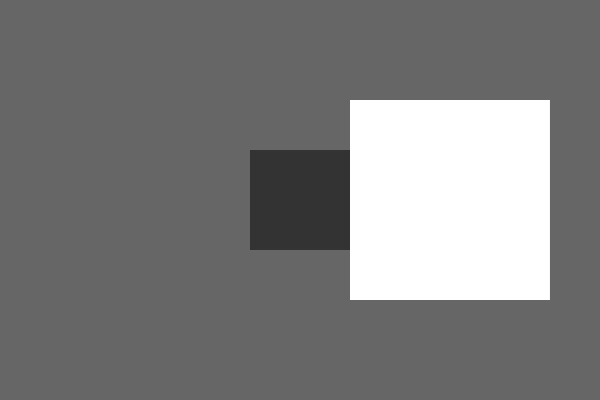
Frame 1 (no input)
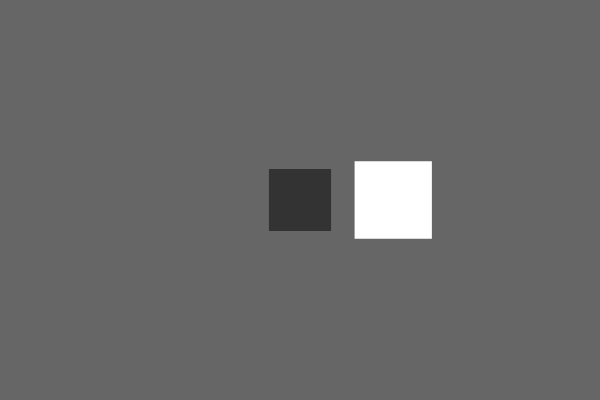
Frame 60 (no input)
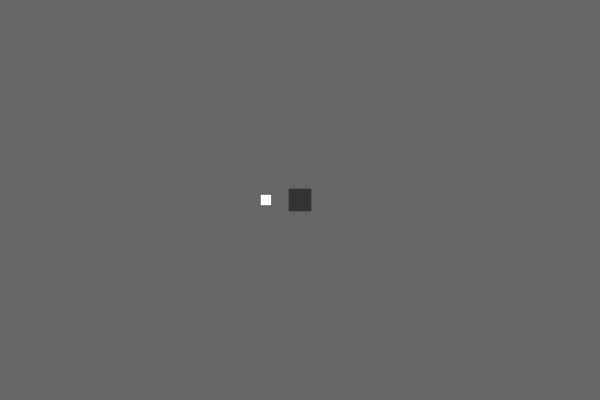
Frame 120 (the mouse pressed at the canvas centre since frame 60)

The p5.js sketch that drew these frames (run headless with seeded random() and noise() and a simulated clock; from frame 60 on, the mouse is pressed at the canvas centre):

// p5.js sketch
// ── sketch.js
/*
  Workshop: 
  "Learning Mathematics Through Programming 
  and Interactive Graphics with p5.js"
  by Juan Carlos Ponce Campuzano
  
  Meinjin Delta Brisbane, Australia, November 23-28, 2025
  Part II: Scaling Demo
*/

let a = 0.0;
let s = 0.0;

function setup() {
  createCanvas(600, 400);
  noStroke();
  // Dibuja todos los rectángulos desde su centro, en vez de
  // la esquina superior izquierda, que es la forma por defecto.
  rectMode(CENTER);
}

function draw() {
  background(102);

  // Lentamente aumenta 'a' y luego anima 's' con un movimiento
  // cíclico suave mediante el cálculo de coseno de 'a'
  a = a + 0.015;
  s = cos(a) * 2;

  // Traslada nuestro rectángulo desde el origen hacia el centro
  // del lienzo, luego escálalo con 's'
  translate(width / 2, height / 2);
  scale(s);
  fill(51);
  rect(0, 0, 50, 50);

  // Traslación y escalamiento son acumulativos, por lo que esta
  // esta traslación mueve el segundo rectángulo más a la derecha del
  // primero y el escalamiento es doblado. Observa que el coseno
  // está haciendo que 's' sea tanto positivo como negativo,
  // por lo que oscila entre izquierda y derecha.
  translate(75, 0);
  fill(255);
  scale(s);
  rect(0, 0, 50, 50);
}
